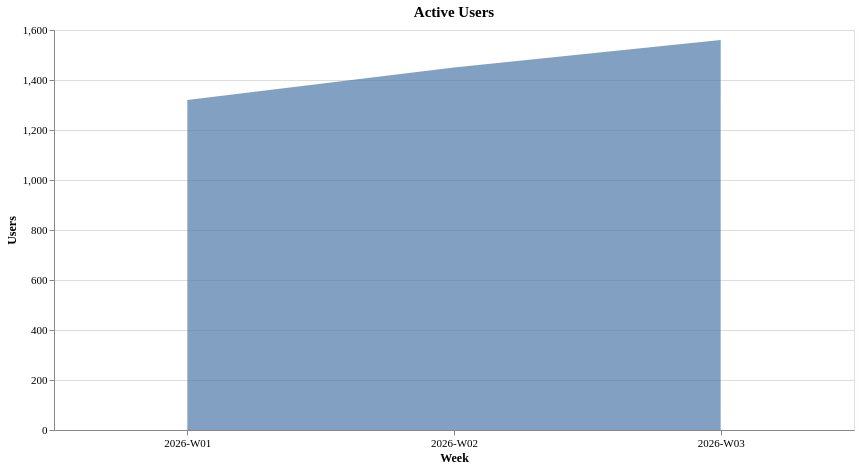

This figure's Vega-Lite source:
### Vega-Lite specification from a JSON file in a GitHub repository (floating-point values rounded to 4 significant figures)
{"config": {"view": {"continuousWidth": 300, "continuousHeight": 300, "stroke": "#d9e2ec"}, "axis": {"labelAngle": 0, "labelFontSize": 11, "titleFontSize": 12, "titleFontWeight": 600, "labelFont": "Hanken Grotesk", "titleFont": "Hanken Grotesk"}, "legend": {"labelFontSize": 11, "titleFontSize": 12, "titleFontWeight": 600, "labelFont": "Hanken Grotesk", "titleFont": "Hanken Grotesk"}, "title": {"fontSize": 15, "fontWeight": 600, "subtitleFontSize": 12, "subtitleFontWeight": 400, "font": "Hanken Grotesk", "subtitleFont": "Hanken Grotesk"}}, "data": {"name": "data-49be8baa5ca8466fb8ee7a8fd96a68b7"}, "mark": {"type": "area", "opacity": 0.7}, "encoding": {"tooltip": [{"field": "week", "type": "nominal"}, {"field": "active_users", "type": "quantitative"}], "x": {"axis": {"labelAngle": 0}, "field": "week", "title": "Week", "type": "nominal"}, "y": {"field": "active_users", "title": "Users", "type": "quantitative"}}, "height": 400, "title": "Active Users", "width": 800, "$schema": "https://vega.github.io/schema/vega-lite/v6.4.1.json", "datasets": {"data-49be8baa5ca8466fb8ee7a8fd96a68b7": [{"week": "2026-W03", "active_users": 1560.0}, {"week": "2026-W01", "active_users": 1320.0}, {"week": "2026-W02", "active_users": 1450.0}]}}
